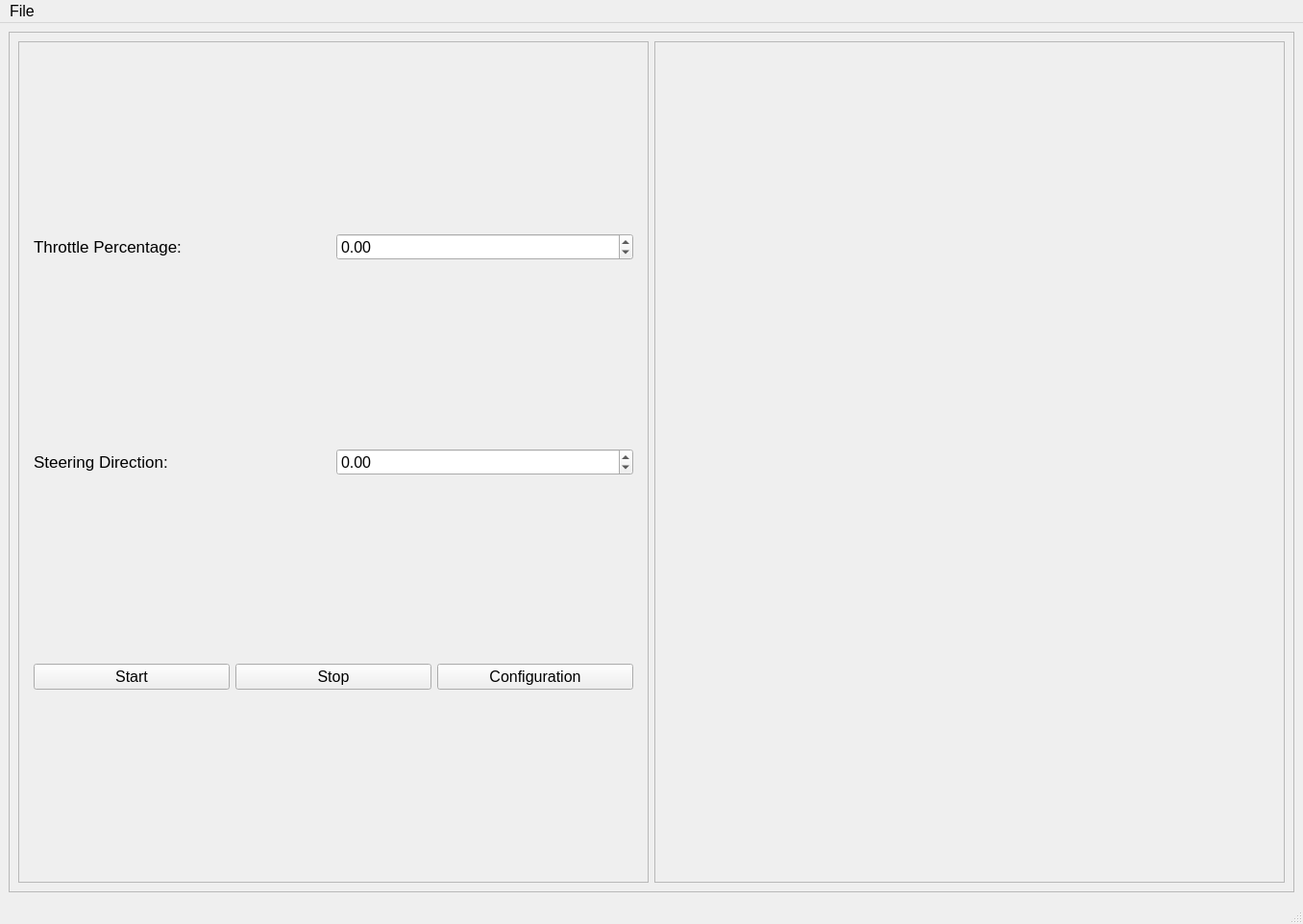
<?xml version="1.0" encoding="UTF-8"?>
<ui version="4.0">
 <class>ControlPanelWindow</class>
 <widget class="QMainWindow" name="ControlPanelWindow">
  <property name="geometry">
   <rect>
    <x>0</x>
    <y>0</y>
    <width>1356</width>
    <height>962</height>
   </rect>
  </property>
  <property name="font">
   <font>
    <pointsize>12</pointsize>
   </font>
  </property>
  <property name="windowTitle">
   <string>MainWindow</string>
  </property>
  <widget class="QWidget" name="centralwidget">
   <layout class="QGridLayout" name="gridLayout">
    <item row="0" column="0">
     <widget class="QFrame" name="frame_overall">
      <property name="frameShape">
       <enum>QFrame::StyledPanel</enum>
      </property>
      <property name="frameShadow">
       <enum>QFrame::Raised</enum>
      </property>
      <layout class="QGridLayout" name="gridLayout_3">
       <item row="0" column="0">
        <widget class="QFrame" name="frame_values">
         <property name="frameShape">
          <enum>QFrame::StyledPanel</enum>
         </property>
         <property name="frameShadow">
          <enum>QFrame::Raised</enum>
         </property>
         <layout class="QGridLayout" name="gridLayout_4">
          <item row="0" column="0">
           <layout class="QHBoxLayout" name="throttle_horizontalLayout">
            <property name="leftMargin">
             <number>6</number>
            </property>
            <property name="rightMargin">
             <number>6</number>
            </property>
            <item>
             <widget class="QLabel" name="label_throttle">
              <property name="font">
               <font>
                <pointsize>13</pointsize>
               </font>
              </property>
              <property name="text">
               <string>Throttle Percentage:</string>
              </property>
             </widget>
            </item>
            <item>
             <widget class="QDoubleSpinBox" name="throttle_value">
              <property name="focusPolicy">
               <enum>Qt::NoFocus</enum>
              </property>
              <property name="decimals">
               <number>2</number>
              </property>
              <property name="minimum">
               <double>-1.000000000000000</double>
              </property>
              <property name="maximum">
               <double>1.000000000000000</double>
              </property>
              <property name="singleStep">
               <double>0.100000000000000</double>
              </property>
             </widget>
            </item>
           </layout>
          </item>
          <item row="1" column="0">
           <layout class="QHBoxLayout" name="sterring_horizontalLayout">
            <property name="leftMargin">
             <number>6</number>
            </property>
            <property name="rightMargin">
             <number>6</number>
            </property>
            <item>
             <widget class="QLabel" name="label_steering">
              <property name="font">
               <font>
                <pointsize>13</pointsize>
               </font>
              </property>
              <property name="text">
               <string>Steering Direction:</string>
              </property>
             </widget>
            </item>
            <item>
             <widget class="QDoubleSpinBox" name="steering_value">
              <property name="focusPolicy">
               <enum>Qt::NoFocus</enum>
              </property>
              <property name="minimum">
               <double>-1.000000000000000</double>
              </property>
              <property name="maximum">
               <double>1.000000000000000</double>
              </property>
              <property name="singleStep">
               <double>0.100000000000000</double>
              </property>
             </widget>
            </item>
           </layout>
          </item>
          <item row="2" column="0">
           <layout class="QHBoxLayout" name="horizontalLayout_2">
            <property name="leftMargin">
             <number>6</number>
            </property>
            <property name="rightMargin">
             <number>6</number>
            </property>
            <item>
             <widget class="QPushButton" name="start_pushButton">
              <property name="font">
               <font>
                <pointsize>12</pointsize>
               </font>
              </property>
              <property name="text">
               <string>Start</string>
              </property>
             </widget>
            </item>
            <item>
             <widget class="QPushButton" name="stop_pushButton">
              <property name="font">
               <font>
                <pointsize>12</pointsize>
               </font>
              </property>
              <property name="text">
               <string>Stop</string>
              </property>
             </widget>
            </item>
            <item>
             <widget class="QPushButton" name="configuration_pushButton">
              <property name="font">
               <font>
                <pointsize>12</pointsize>
               </font>
              </property>
              <property name="text">
               <string>Configuration</string>
              </property>
             </widget>
            </item>
           </layout>
          </item>
         </layout>
        </widget>
       </item>
       <item row="0" column="1">
        <widget class="QFrame" name="visualizatio_frame">
         <property name="frameShape">
          <enum>QFrame::StyledPanel</enum>
         </property>
         <property name="frameShadow">
          <enum>QFrame::Raised</enum>
         </property>
         <widget class="QWidget" name="verticalLayoutWidget">
          <property name="geometry">
           <rect>
            <x>10</x>
            <y>20</y>
            <width>631</width>
            <height>841</height>
           </rect>
          </property>
          <layout class="QVBoxLayout" name="visualization_layout"/>
         </widget>
        </widget>
       </item>
      </layout>
     </widget>
    </item>
   </layout>
  </widget>
  <widget class="QMenuBar" name="menubar">
   <property name="geometry">
    <rect>
     <x>0</x>
     <y>0</y>
     <width>1356</width>
     <height>24</height>
    </rect>
   </property>
   <widget class="QMenu" name="menuFile">
    <property name="title">
     <string>File</string>
    </property>
    <addaction name="actionQuit"/>
   </widget>
   <addaction name="menuFile"/>
  </widget>
  <widget class="QStatusBar" name="statusbar"/>
  <action name="actionQuit">
   <property name="text">
    <string>Quit</string>
   </property>
   <property name="shortcut">
    <string>Esc</string>
   </property>
  </action>
 </widget>
 <resources/>
 <connections/>
</ui>
